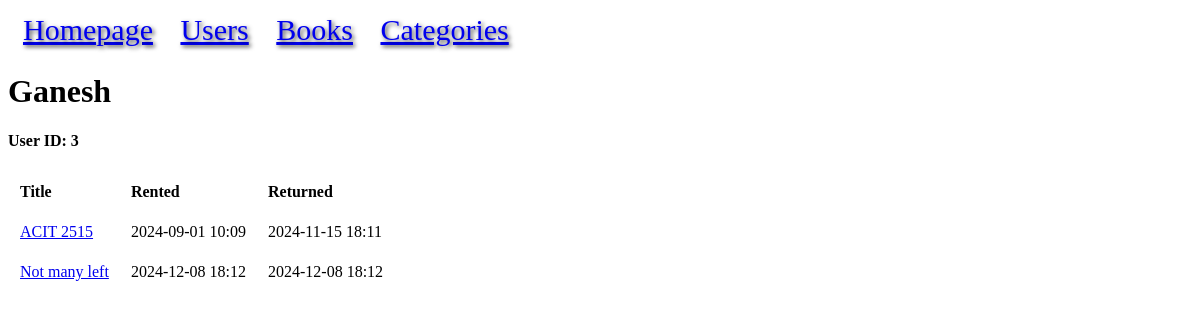
The page /user/3 on the database as committed earlier.
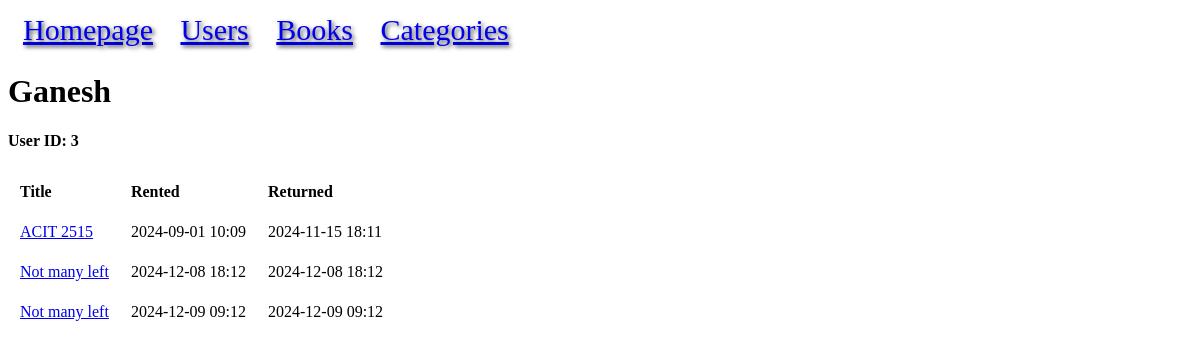
The same page on the database as committed later.
### models.py (models this page shows, shortened)
class BookRental(db.Model):
    id = mapped_column(Integer, primary_key=True)
    user_id = mapped_column(Integer, ForeignKey("user.id"))
    book_id = mapped_column(Integer, ForeignKey("book.id"))
    rented = mapped_column(DateTime(timezone=True), nullable=False)
    returned = mapped_column(DateTime(timezone=True), nullable=True)
    user = relationship("User", back_populates="rented")
    book = relationship("Book", back_populates="rentals")

class Book(db.Model):
    id = mapped_column(Integer, primary_key=True, autoincrement=True)
    title = mapped_column(String)
    price = mapped_column(DECIMAL(10, 2))
    available = mapped_column(Integer, default=0)
    rating = mapped_column(Integer)
    upc = mapped_column(String, unique=True)
    url = mapped_column(String)
    category_id = mapped_column(Integer, ForeignKey("category.id"))
    category = relationship("Category", back_populates="books")
    rentals = relationship("BookRental", back_populates="book")

### app.py (the view)
@app.route("/user/<int:id>")
def user(id):
    statement = db.select(User).where(User.id == id)
    result = db.session.execute(statement).scalar()
    if not result:
        return f"USER ID:{id} NOT FOUND!", 404
    return render_template("user.html", result=result)

### templates/user.html
{% extends "base.html" %}
{% block content %}
<h1>{{ result.name }}</h1>
<h4>User ID: {{ result.id }}</h4>
<table>
<tr>
    <th>Title</th>
    <th>Rented</th>
    <th>Returned</th>
</tr>
{% for rental in result.rented %}
<tr>
<td><a href="{{ url_for('book', id=rental.book.id) }}">{{ rental.book.title }}</a></td>
<td>{{ rental.rented.strftime("%Y-%m-%d %H:%m") }}</td>
<td>{% if rental.returned %}{{ rental.returned.strftime("%Y-%m-%d %H:%m") }}
{% endif %}</td>
</tr>
{% endfor %}
</table>
{% endblock %}

Rows that differ between the two databases and show on the page:
added BookRental: book "Not many left", rented "2024-12-09 09:12", returned "2024-12-09 09:12"
